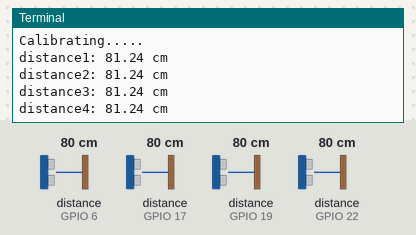
A program run on a simulated Raspberry Pi (BCM pin numbers). Parts: the last lines printed to the terminal. The test bench sets the inputs (shaded band); at power-on: distance to the obstacle (sensors on GPIO 6, GPIO 17, GPIO 19, GPIO 22) 80 cm. The echo pulse lasts 58.3 µs per cm; each call to the cloud database takes 0.3 s, and an entry nobody has set reads as its off value or as empty; the clock reads 2024-03-15 10:24:30 at power-on unless the program sets it.

Above: at 3.2 s.
3.3 s: distance to the obstacle (sensor on GPIO 6) set to 2 cm
At 5.6 s:
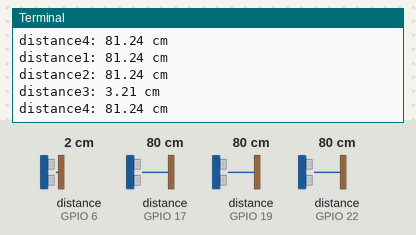
7.4 s: distance to the obstacle (sensor on GPIO 17) set to 2 cm
11.5 s: distance to the obstacle (sensor on GPIO 19) set to 2 cm
At 12.4 s:
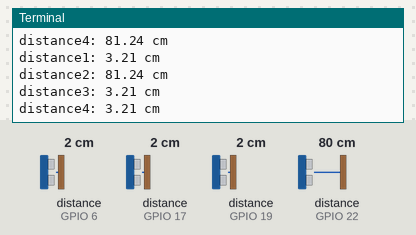
15.6 s: distance to the obstacle (sensor on GPIO 22) set to 2 cm
At 18.9 s:
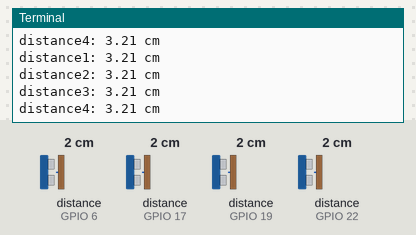
19.7 s: distance to the obstacle (sensor on GPIO 6) set to 4 cm
At 22.7 s:
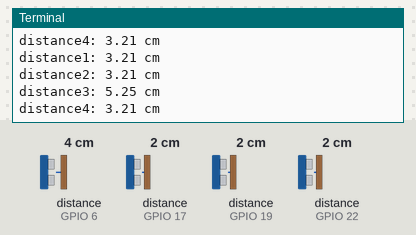
23.8 s: distance to the obstacle (sensor on GPIO 17) set to 4 cm
Timing chart, 0 to 26.8 s (numbered marks = the images above; inputs shaded):
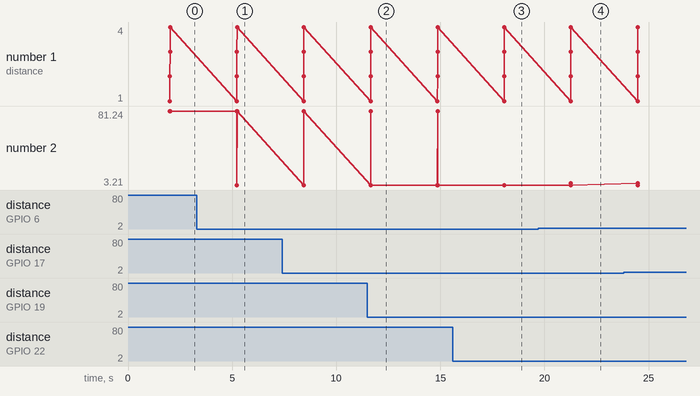

Measured:
- after the input at 3.3 s, the terminal: prints a new line after 1.9 s (image 1)
- after the input at 11.5 s, the terminal: prints a new line after 0.16 s (image 2)
- after the input at 15.6 s, the terminal: prints a new line after 2.5 s (image 3)
- after the input at 19.7 s, the terminal: prints a new line after 1.6 s (image 4)

The program:

4_Ultrasonic_with_firebase.py
```python
import RPi.GPIO as GPIO
import time
from firebase import firebase

firebase = firebase.FirebaseApplication('https://egy-park-6d3a2-default-rtdb.firebaseio.com/', None)


GPIO.setmode(GPIO.BCM)
GPIO.setwarnings(False)

TRIG1 = 4
ECHO1 = 17
TRIG2 = 27
ECHO2 = 22
TRIG3 = 5
ECHO3 = 6
TRIG4 = 13
ECHO4 = 19


GPIO.setup(TRIG1,GPIO.OUT)
GPIO.setup(ECHO1,GPIO.IN)
GPIO.setup(TRIG2,GPIO.OUT)
GPIO.setup(ECHO2,GPIO.IN)
GPIO.setup(TRIG3,GPIO.OUT)
GPIO.setup(ECHO3,GPIO.IN)
GPIO.setup(TRIG4,GPIO.OUT)
GPIO.setup(ECHO4,GPIO.IN)

GPIO.output(TRIG1, False)
GPIO.output(TRIG2, False)
GPIO.output(TRIG3, False)
GPIO.output(TRIG4, False)
print ("Calibrating.....")
time.sleep(2)


try:

    count = 0
    while True:
       GPIO.output(TRIG1, True)
       time.sleep(0.00001)
       GPIO.output(TRIG1, False)

       while GPIO.input(ECHO1)==0:
          pulse1_start = time.time()

       while GPIO.input(ECHO1)==1:
          pulse1_end = time.time()

       pulse1_duration = pulse1_end - pulse1_start

       distance1 = pulse1_duration * 17150

       distance1 = round(distance1+1.15, 2)

       print ("distance1:",distance1,"cm")


       GPIO.output(TRIG2, True)
       time.sleep(0.00001)
       GPIO.output(TRIG2, False)

       while GPIO.input(ECHO2)==0:
          pulse2_start = time.time()

       while GPIO.input(ECHO2)==1:
          pulse2_end = time.time()

       pulse2_duration = pulse2_end - pulse2_start

       distance2 = pulse2_duration * 17150

       distance2 = round(distance2+1.15, 2)

       print ("distance2:",distance2,"cm")


       GPIO.output(TRIG3, True)
       time.sleep(0.00001)
       GPIO.output(TRIG3, False)

       while GPIO.input(ECHO3)==0:
          pulse3_start = time.time()

       while GPIO.input(ECHO3)==1:
          pulse3_end = time.time()

       pulse3_duration = pulse3_end - pulse3_start

       distance3 = pulse3_duration * 17150

       distance3 = round(distance3+1.15, 2)


       print ("distance3:",distance3,"cm")


       GPIO.output(TRIG4, True)
       time.sleep(0.00001)
       GPIO.output(TRIG4, False)

       while GPIO.input(ECHO4)==0:
          pulse4_start = time.time()

       while GPIO.input(ECHO4)==1:
          pulse4_end = time.time()

       pulse4_duration = pulse4_end - pulse4_start

       distance4 = pulse4_duration * 17150

       distance4 = round(distance4+1.15, 2)


       print ("distance4:",distance4,"cm")


       if distance1 <= 3:
              firebase.put('/','/slots/A/ultrasonic','busy')
       if distance1 >= 3:
              firebase.put('/','/slots/A/ultrasonic','free')
       if distance2 <= 3:
              firebase.put('/','/slots/B/ultrasonic','1')
       if distance2 >= 3:
              firebase.put('/','/slots/B/ultrasonic','0')
       if distance3 <= 3:
              firebase.put('/','/slots/C/ultrasonic','1')
       if distance3 >= 3:
              firebase.put('/','/slots/C/ultrasonic','0')
       if distance4 <= 3:
              firebase.put('/','/slots/D/ultrasonic','1')
       if distance4 >= 3:
              firebase.put('/','/slots/D/ultrasonic','0')

       count += 1
       if count > 10:

            GPIO.cleanup()
            count = 0
            GPIO.setup(TRIG1,GPIO.OUT)
            GPIO.setup(ECHO1,GPIO.IN)
            GPIO.setup(TRIG2,GPIO.OUT)
            GPIO.setup(ECHO2,GPIO.IN)
            GPIO.setup(TRIG3,GPIO.OUT)
            GPIO.setup(ECHO3,GPIO.IN)
            GPIO.setup(TRIG4,GPIO.OUT)
            GPIO.setup(ECHO4,GPIO.IN)
            GPIO.output(TRIG1, False)
            GPIO.output(TRIG2, False)
            GPIO.output(TRIG3, False)
            GPIO.output(TRIG4, False)

       time.sleep(2)

except KeyboardInterrupt:
     GPIO.cleanup()


     
```
